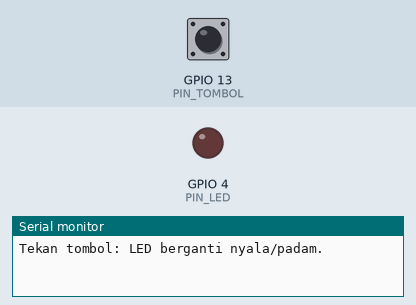
Recording of a sketch running on a simulated ESP32. Shown: output pins drawn as LEDs (lit = HIGH), the last lines printed to the serial monitor. Inputs (shaded band) come from the test bench; at power-on: GPIO 13 (PIN_TOMBOL) HIGH.

Above: at 1.2 s.
1.3 s: GPIO 13 (PIN_TOMBOL) pulled LOW for 0.15 s
At 2.6 s:
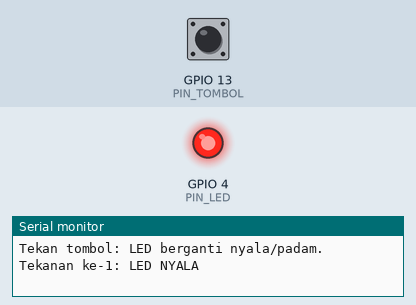
2.9 s: GPIO 13 (PIN_TOMBOL) pulled LOW for 1 s
At 5.1 s:
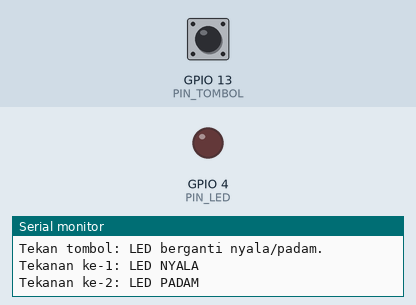
5.4 s: GPIO 13 (PIN_TOMBOL) pulled LOW for 3.2 s
At 10.0 s:
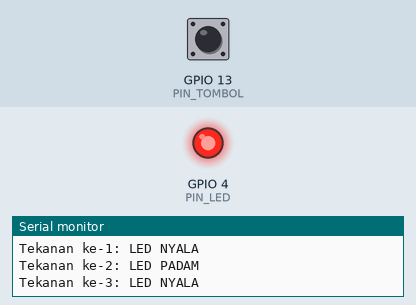
Timing chart, 0 to 11.5 s (numbered marks = the images above; inputs shaded):
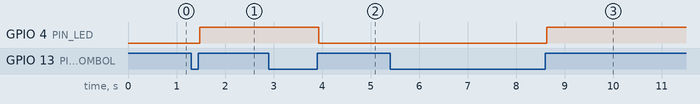

The sketch:

modul05_tombol_toggle.ino
```cpp
// Modul 5 - Praktik 2.2: satu tekanan = satu kali berganti (dengan debounce)
// Setiap kali tombol di D13 ditekan, LED di D4 berganti: nyala -> padam -> nyala ...

const int PIN_TOMBOL = 13;   // tombol manual (peta pin kanonik)
const int PIN_LED = 4;       // LED status
const int JEDA_PANTUL = 30;  // milidetik: waktu tunggu sampai pantulan tombol reda

bool ledMenyala = false;
int jumlahTekan = 0;

// Menjawab true SATU kali untuk setiap tekanan sungguhan.
bool tombolDitekan() {
  if (digitalRead(PIN_TOMBOL) == HIGH) {  // tidak sedang ditekan
    return false;
  }
  delay(JEDA_PANTUL);                     // tunggu pantulan reda...
  if (digitalRead(PIN_TOMBOL) == HIGH) {  // ...ternyata sudah lepas lagi: cuma gangguan
    return false;
  }
  while (digitalRead(PIN_TOMBOL) == LOW) {  // tunggu sampai jari diangkat
    delay(1);
  }
  delay(JEDA_PANTUL);  // tombol juga memantul saat dilepas
  return true;
}

void setup() {
  Serial.begin(115200);
  pinMode(PIN_TOMBOL, INPUT_PULLUP);
  pinMode(PIN_LED, OUTPUT);
  Serial.println("Tekan tombol: LED berganti nyala/padam.");
}

void loop() {
  if (tombolDitekan()) {
    ledMenyala = !ledMenyala;  // dibalik: true menjadi false, false menjadi true
    jumlahTekan++;
    Serial.print("Tekanan ke-");
    Serial.print(jumlahTekan);
    if (ledMenyala) {
      digitalWrite(PIN_LED, HIGH);
      Serial.println(": LED NYALA");
    } else {
      digitalWrite(PIN_LED, LOW);
      Serial.println(": LED PADAM");
    }
  }
}
```

Measured:
- after the input at 1.3 s, GPIO 4 (PIN_LED): LOW → HIGH after 0.18 s
- after the input at 2.9 s, GPIO 4 (PIN_LED): HIGH → LOW after 1.0 s
- after the input at 5.4 s, GPIO 4 (PIN_LED): LOW → HIGH after 3.2 s
